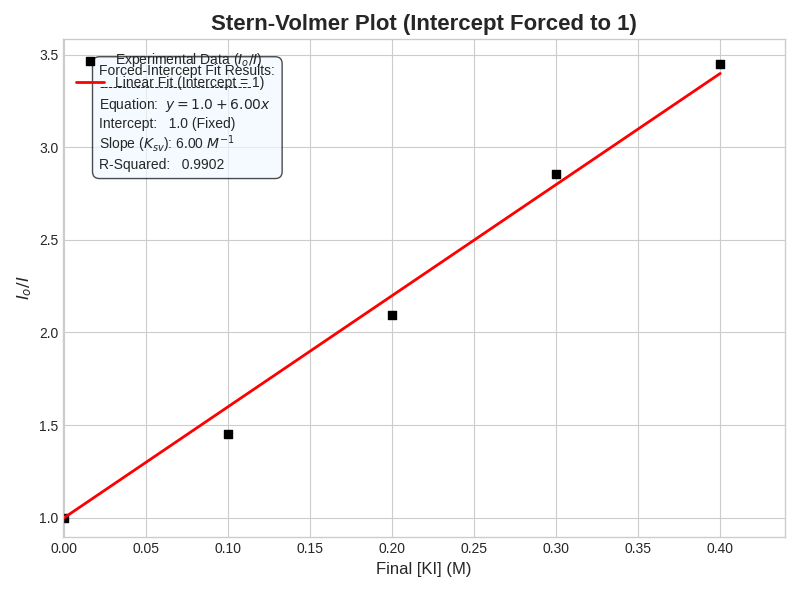

The Python source for this figure:
import matplotlib.pyplot as plt
import numpy as np
from scipy import stats
import re
import os

def get_peak_intensity(filepath):
    """
    Parses a fluorescence data file and returns the maximum intensity.
    """
    intensities = []
    try:
        with open(filepath, 'r') as f:
            lines = f.readlines()
        
        data_start_index = -1
        for i, line in enumerate(lines):
            if line.strip().upper() == 'XYDATA':
                data_start_index = i + 1
                break
        
        if data_start_index == -1: return None

        for line in lines[data_start_index:]:
            try:
                parts = line.split()
                if len(parts) >= 2:
                    intensities.append(float(parts[1]))
            except (ValueError, IndexError):
                continue
        
        return max(intensities) if intensities else None

    except FileNotFoundError:
        print(f"Error: File not found at {filepath}")
        return None

# --- 1. Experimental Setup ---
stock_ki_conc = 1.0  # Molarity (M)
total_volume = 10.0  # Total volume in mL

files_and_volumes = {
    'fluorescein _0mL KI.txt': 0.0,
    'fluorescein _1mL KI.txt': 1.0,
    'fluorescein _2mL KI.txt': 2.0,
    'fluorescein _3mL KI.txt': 3.0,
    'fluorescein _4mL KI.txt': 4.0,
}

# --- 2. Process Data ---
I_o = get_peak_intensity('fluorescein _0mL KI.txt')

if I_o is None:
    print("Could not determine the initial intensity (I_o). Aborting.")
else:
    quencher_conc = []
    intensity_ratio = []

    for filename, ki_volume in files_and_volumes.items():
        final_conc = (stock_ki_conc * ki_volume) / total_volume
        quencher_conc.append(final_conc)
        
        I = get_peak_intensity(filename)
        if I is not None:
            intensity_ratio.append(I_o / I)

    quencher_conc = np.array(quencher_conc)
    intensity_ratio = np.array(intensity_ratio)

    # --- 3. Perform Linear Regression with Intercept Forced to 1 ---
    # We are fitting the model y = mx + 1, which is equivalent to y - 1 = mx
    y_transformed = intensity_ratio - 1
    x_transformed = quencher_conc.reshape(-1, 1) # Reshape for lstsq

    # Use least squares to find the slope 'm' for the transformed data
    slope, _, _, _ = np.linalg.lstsq(x_transformed, y_transformed, rcond=None)
    
    K_sv = slope[0]      # The calculated slope is our K_sv
    intercept = 1.0    # We are fixing the intercept to 1.0
    
    # Manually calculate R-squared for the fixed-intercept fit
    y_pred = K_sv * quencher_conc + 1
    ss_res = np.sum((intensity_ratio - y_pred)**2)
    ss_tot = np.sum((intensity_ratio - np.mean(intensity_ratio))**2)
    r_squared = 1 - (ss_res / ss_tot)
    
    # --- 4. Generate the Plot ---
    plt.style.use('seaborn-v0_8-whitegrid')
    fig, ax = plt.subplots(figsize=(8, 6))

    ax.scatter(quencher_conc, intensity_ratio, marker='s', color='black', label='Experimental Data ($I_o/I$)')
    
    fit_line_x = np.linspace(0, quencher_conc.max(), 10)
    fit_line_y = intercept + K_sv * fit_line_x # Use the new K_sv and fixed intercept
    ax.plot(fit_line_x, fit_line_y, color='red', linewidth=2, label='Linear Fit (Intercept = 1)')

    # --- 5. Customize the Plot ---
    ax.set_title('Stern-Volmer Plot (Intercept Forced to 1)', fontsize=16, fontweight='bold')
    ax.set_xlabel('Final [KI] (M)', fontsize=12)
    ax.set_ylabel('$I_o / I$', fontsize=12)
    ax.legend()

    # --- 6. Add Results Box ---
    results_text = (
        f"Forced-Intercept Fit Results:\n"
        f"---------------------------------\n"
        f"Equation:  $y = 1.0 + {K_sv:.2f}x$\n"
        f"Intercept:   1.0 (Fixed)\n"
        f"Slope ($K_{{sv}}$): {K_sv:.2f} $M^{{-1}}$\n"
        f"R-Squared:   {r_squared:.4f}"
    )
    
    ax.text(0.05, 0.95, results_text, 
            transform=ax.transAxes, 
            fontsize=10,
            verticalalignment='top', 
            bbox=dict(boxstyle='round,pad=0.5', fc='aliceblue', alpha=0.7))

    plt.tight_layout()
    plt.show()
